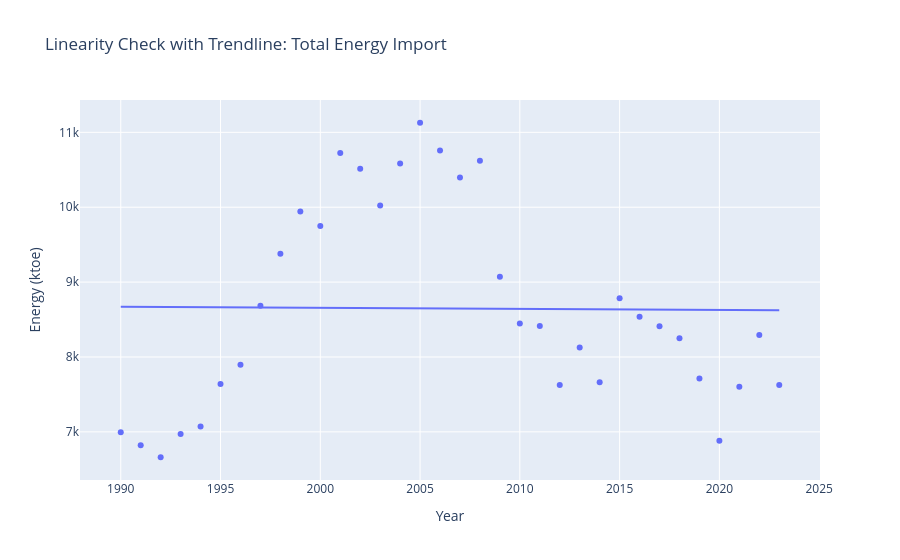
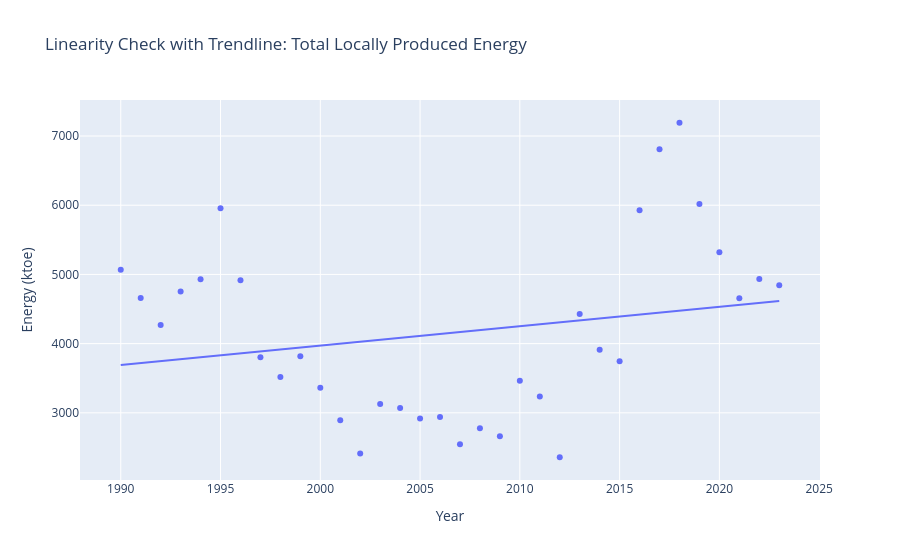
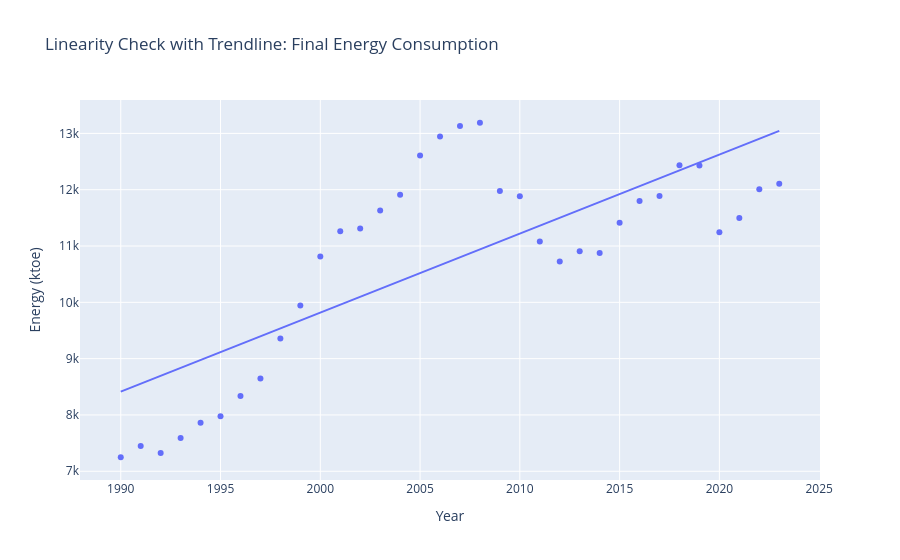

The cell these charts' notebook holds for them, in order:
### Code cell
fig = px.scatter(
    ie_energy_summary_df,
    x='Year',
    y='total_energy_import',
    trendline='ols', 
    title='Linearity Check with Trendline: Total Energy Import',
    labels={
        'total_energy_import': 'Energy (ktoe)'
    }
)
fig.show()

fig = px.scatter(
    ie_energy_summary_df,
    x='Year',
    y='total_produced_energy',
    trendline='ols',  
    title='Linearity Check with Trendline: Total Locally Produced Energy',
        labels={
        'total_produced_energy': 'Energy (ktoe)'
    }
)
fig.show()
fig = px.scatter(
    ie_energy_summary_df,
    x='Year',
    y='final_energy_consumption',
    trendline='ols', 
    title='Linearity Check with Trendline: Final Energy Consumption',
    labels={
        'final_energy_consumption': 'Energy (ktoe)'
    }
)
fig.show()

### Figure 1 — Plotly figure (JSON) as saved in the notebook; plotly's stock layout.template omitted (floating-point values rounded to 4 significant figures)
{"data": [{"hovertemplate": "Year=%{x}<br>Energy (ktoe)=%{y}<extra></extra>", "legendgroup": "", "marker": {"color": "#636efa", "symbol": "circle"}, "mode": "markers", "name": "", "orientation": "v", "showlegend": false, "type": "scatter", "x": [1990, 1991, 1992, 1993, 1994, 1995, 1996, 1997, 1998, 1999, 2000, 2001, 2002, 2003, 2004, 2005, 2006, 2007, 2008, 2009, 2010, 2011, 2012, 2013, 2014, 2015, 2016, 2017, 2018, 2019, 2020, 2021, 2022, 2023], "xaxis": "x", "y": [6996, 6821, 6661, 6972, 7070, 7639, 7897, 8684, 9377, 9942, 9750, 10724, 10514, 10022, 10583, 11128, 10758, 10397, 10621, 9072, 8447, 8414, 7626, 8128, 7664, 8783, 8537, 8410, 8249, 7712, 6882, 7602, 8293, 7626], "yaxis": "y"}, {"hovertemplate": "<b>OLS trendline</b><br>total_energy_import = -1.44431 * Year + 11545.1<br>R<sup>2</sup>=0.000113<br><br>Year=%{x}<br>Energy (ktoe)=%{y} <b>(trend)</b><extra></extra>", "legendgroup": "", "marker": {"color": "#636efa", "symbol": "circle"}, "mode": "lines", "name": "", "showlegend": false, "type": "scatter", "x": [1990, 1991, 1992, 1993, 1994, 1995, 1996, 1997, 1998, 1999, 2000, 2001, 2002, 2003, 2004, 2005, 2006, 2007, 2008, 2009, 2010, 2011, 2012, 2013, 2014, 2015, 2016, 2017, 2018, 2019, 2020, 2021, 2022, 2023], "xaxis": "x", "y": [8671.0, 8669.0, 8668.0, 8667.0, 8665.0, 8664.0, 8662.0, 8661.0, 8659.0, 8658.0, 8656.0, 8655.0, 8654.0, 8652.0, 8651.0, 8649.0, 8648.0, 8646.0, 8645.0, 8643.0, 8642.0, 8641.0, 8639.0, 8638.0, 8636.0, 8635.0, 8633.0, 8632.0, 8630.0, 8629.0, 8628.0, 8626.0, 8625.0, 8623.0], "yaxis": "y"}], "layout": {"legend": {"tracegroupgap": 0}, "title": {"text": "Linearity Check with Trendline: Total Energy Import"}, "xaxis": {"anchor": "y", "domain": [0, 1], "title": {"text": "Year"}}, "yaxis": {"anchor": "x", "domain": [0, 1], "title": {"text": "Energy (ktoe)"}}}}

### Figure 2 — Plotly figure (JSON) as saved in the notebook; plotly's stock layout.template omitted (floating-point values rounded to 4 significant figures)
{"data": [{"hovertemplate": "Year=%{x}<br>Energy (ktoe)=%{y}<extra></extra>", "legendgroup": "", "marker": {"color": "#636efa", "symbol": "circle"}, "mode": "markers", "name": "", "orientation": "v", "showlegend": false, "type": "scatter", "x": [1990, 1991, 1992, 1993, 1994, 1995, 1996, 1997, 1998, 1999, 2000, 2001, 2002, 2003, 2004, 2005, 2006, 2007, 2008, 2009, 2010, 2011, 2012, 2013, 2014, 2015, 2016, 2017, 2018, 2019, 2020, 2021, 2022, 2023], "xaxis": "x", "y": [5066, 4660, 4270, 4752, 4932, 5958, 4916, 3804, 3516, 3819, 3361, 2893, 2413, 3129, 3070, 2917, 2940, 2547, 2777, 2660, 3463, 3235, 2358, 4429, 3910, 3745, 5928, 6808, 7192, 6018, 5319, 4657, 4935, 4843], "yaxis": "y"}, {"hovertemplate": "<b>OLS trendline</b><br>total_produced_energy = 28.0287 * Year + -52085.5<br>R<sup>2</sup>=0.047459<br><br>Year=%{x}<br>Energy (ktoe)=%{y} <b>(trend)</b><extra></extra>", "legendgroup": "", "marker": {"color": "#636efa", "symbol": "circle"}, "mode": "lines", "name": "", "showlegend": false, "type": "scatter", "x": [1990, 1991, 1992, 1993, 1994, 1995, 1996, 1997, 1998, 1999, 2000, 2001, 2002, 2003, 2004, 2005, 2006, 2007, 2008, 2009, 2010, 2011, 2012, 2013, 2014, 2015, 2016, 2017, 2018, 2019, 2020, 2021, 2022, 2023], "xaxis": "x", "y": [3692.0, 3720.0, 3748.0, 3776.0, 3804.0, 3832.0, 3860.0, 3888.0, 3916.0, 3944.0, 3972.0, 4000.0, 4028.0, 4056.0, 4084.0, 4112.0, 4140.0, 4168.0, 4196.0, 4224.0, 4252.0, 4280.0, 4308.0, 4336.0, 4364.0, 4392.0, 4420.0, 4448.0, 4476.0, 4504.0, 4533.0, 4561.0, 4589.0, 4617.0], "yaxis": "y"}], "layout": {"legend": {"tracegroupgap": 0}, "title": {"text": "Linearity Check with Trendline: Total Locally Produced Energy"}, "xaxis": {"anchor": "y", "domain": [0, 1], "title": {"text": "Year"}}, "yaxis": {"anchor": "x", "domain": [0, 1], "title": {"text": "Energy (ktoe)"}}}}

### Figure 3 — Plotly figure (JSON) as saved in the notebook; plotly's stock layout.template omitted (floating-point values rounded to 4 significant figures)
{"data": [{"hovertemplate": "Year=%{x}<br>Energy (ktoe)=%{y}<extra></extra>", "legendgroup": "", "marker": {"color": "#636efa", "symbol": "circle"}, "mode": "markers", "name": "", "orientation": "v", "showlegend": false, "type": "scatter", "x": [1990, 1991, 1992, 1993, 1994, 1995, 1996, 1997, 1998, 1999, 2000, 2001, 2002, 2003, 2004, 2005, 2006, 2007, 2008, 2009, 2010, 2011, 2012, 2013, 2014, 2015, 2016, 2017, 2018, 2019, 2020, 2021, 2022, 2023], "xaxis": "x", "y": [7249, 7448, 7325, 7591, 7861, 7979, 8335, 8646, 9356, 9944, 10814, 11262, 11309, 11631, 11910, 12606, 12944, 13132, 13189, 11976, 11884, 11082, 10724, 10908, 10875, 11413, 11800, 11889, 12435, 12429, 11243, 11499, 12008, 12104], "yaxis": "y"}, {"hovertemplate": "<b>OLS trendline</b><br>final_energy_consumption = 140.368 * Year + -270918<br>R<sup>2</sup>=0.575843<br><br>Year=%{x}<br>Energy (ktoe)=%{y} <b>(trend)</b><extra></extra>", "legendgroup": "", "marker": {"color": "#636efa", "symbol": "circle"}, "mode": "lines", "name": "", "showlegend": false, "type": "scatter", "x": [1990, 1991, 1992, 1993, 1994, 1995, 1996, 1997, 1998, 1999, 2000, 2001, 2002, 2003, 2004, 2005, 2006, 2007, 2008, 2009, 2010, 2011, 2012, 2013, 2014, 2015, 2016, 2017, 2018, 2019, 2020, 2021, 2022, 2023], "xaxis": "x", "y": [8413.0, 8554.0, 8694.0, 8834.0, 8975.0, 9115.0, 9256.0, 9396.0, 9536.0, 9677.0, 9817.0, 9957.0, 10100.0, 10240.0, 10380.0, 10520.0, 10660.0, 10800.0, 10940.0, 11080.0, 11220.0, 11360.0, 11500.0, 11640.0, 11780.0, 11920.0, 12060.0, 12200.0, 12340.0, 12480.0, 12620.0, 12760.0, 12910.0, 13050.0], "yaxis": "y"}], "layout": {"legend": {"tracegroupgap": 0}, "title": {"text": "Linearity Check with Trendline: Final Energy Consumption"}, "xaxis": {"anchor": "y", "domain": [0, 1], "title": {"text": "Year"}}, "yaxis": {"anchor": "x", "domain": [0, 1], "title": {"text": "Energy (ktoe)"}}}}
